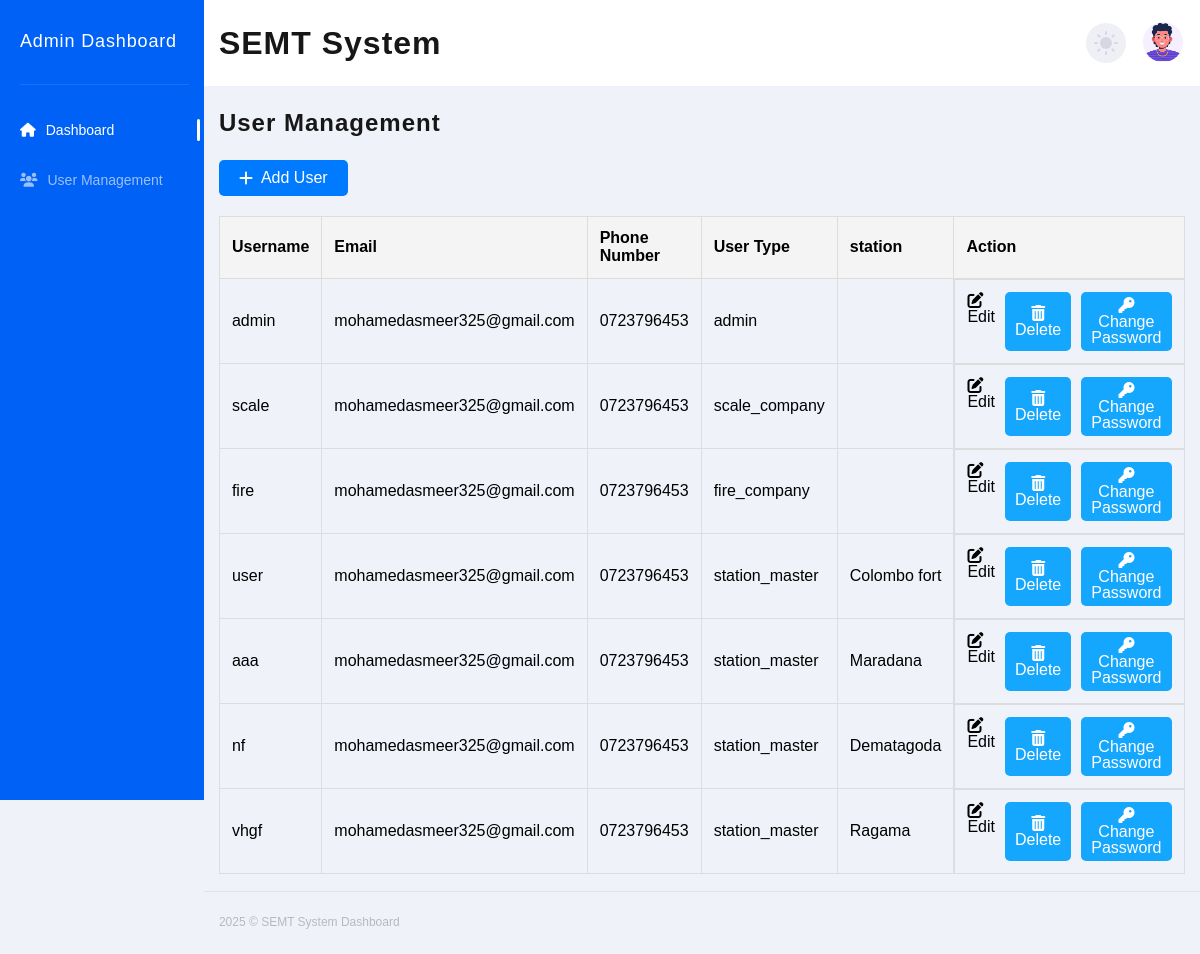
Page /admin/user_management.php (signed in) on the committed database.
### tables this page shows
CREATE TABLE `user` (
  `userid` int(11) NOT NULL,
  `user_name` varchar(255) NOT NULL,
  `password` varchar(255) NOT NULL,
  `email` varchar(255) NOT NULL,
  `phone` varchar(15) NOT NULL,
  `user_type` enum('station_master','fire_company','scale_company','admin') DEFAULT NULL,
  `station` varchar(150) DEFAULT NULL
);

### admin/user_management.php (the view, shortened to what this page needs)
<!DOCTYPE html>
<html lang="en">
<head>
  <link rel="stylesheet" href="https://cdnjs.cloudflare.com/ajax/libs/font-awesome/6.0.0-beta3/css/all.min.css">
  <link rel="stylesheet" href="./css/style.min.css">
</head>
<body>
  <div class="page-flex">
    <?php include("./sidebar.php"); ?>
    <div class="main-wrapper">
      <?php include("navigation_hader.php"); ?>
      <main class="main users chart-page" id="skip-target">
        <div class="container">
          <h2 class="main-title">User Management</h2>
          <a href="signup.php" class="btn-add">
  <i class="fas fa-plus"></i> Add User
</a>
          <?php
          include('include/config.php');
          $userQuery = "SELECT userid, user_name, email, phone, user_type, station FROM user";
          $userResult = $conn->query($userQuery);
          ?>
          <table class="user-table">
            <thead>
              <tr>
                <th>Username</th>
                <th>Email</th>
                <th>Phone Number</th>
                <th>User Type</th>
                <th>station</th>
                <th>Action</th>
              </tr>
            </thead>
            <tbody>
              <?php
              if ($userResult->num_rows > 0) {
                while ($row = $userResult->fetch_assoc()) {
                  echo "<tr>
                          <td>" . htmlspecialchars($row['user_name'] ?? '') . "</td>
<td>" . htmlspecialchars($row['email'] ?? '') . "</td>
<td>" . htmlspecialchars($row['phone'] ?? '') . "</td>
<td>" . htmlspecialchars($row['user_type'] ?? '') . "</td>
<td>" . htmlspecialchars($row['station'] ?? '') . "</td>
                          <td class='action-btn'>
                          <a href='edit_user.php?id=" . $row['userid'] . "' class='edit-btn'><i class='fas fa-edit'></i> Edit</a>
                          <button onclick='deleteUser(" . $row['userid'] . ")'><i class='fas fa-trash-alt'></i> Delete</button>
                           <button onclick='changePassword(" . $row['userid'] . ")'><i class='fas fa-key'></i> Change Password</button>
                        </td>
                        </tr>";
                }
              } else {
                echo "<tr><td colspan='5'>No users found</td></tr>";
              }
              ?>
            </tbody>
          </table>
        </div>
      </main>
      <footer class="footer">
        <div class="container footer--flex">
          <div class="footer-start">
            <p>2025 © SEMT System Dashboard</p>
          </div>
        </div>
      </footer>
    </div>
  </div>
</body>
</html>

### admin/sidebar.php (shortened to what this page needs)
<aside class="sidebar">
    <div class="sidebar-start">
        <div class="sidebar-head">
                <div class="logo-text">
                    <span class="logo-subtitle" style=font-size:18px;>Admin Dashboard</span>
                </div>
        </div>
        <div class="sidebar-body">
            <ul class="sidebar-body-menu">
            <li>
    <a class="active" href="index.php">
        <span class="icon fa fa-home" aria-hidden="true"></span>
        Dashboard
    </a>
</li>
<li>
    <a href="user_management.php">
        <span class="icon fa fa-users" aria-hidden="true"></span>
        User Management
    </a>
</li>
            </ul>
        </div>
    </div>
</aside>

### admin/navigation_hader.php (shortened to what this page needs)
<nav class="main-nav--bg">
  <div class="container main-nav">
    <div class="main-nav-start">
      <h1 style="font-family: Arial, sans-serif">SEMT System</h1>
    </div>
    <div class="main-nav-end">
      <button class="theme-switcher gray-circle-btn" type="button" title="Switch theme">
        <i class="sun-icon" data-feather="sun" aria-hidden="true"></i>
      </button>
      <div class="nav-user-wrapper">
        <button href="##" class="nav-user-btn dropdown-btn" title="My profile" type="button">
          <span class="nav-user-img">
            <picture>
              <source srcset="./img/avatar/avatar-illustrated-02.webp" type="image/webp">
              <img src="./img/avatar/avatar-illustrated-02.png" alt="User name">
            </picture>
          </span>
        </button>
      </div>
    </div>
  </div>
</nav>

### admin/user_management.php (style rules this page uses)
body { font-family: Arial, sans-serif; }
.user-table { width: 100%; border-collapse: collapse; margin-top: 20px; }
.user-table th, .user-table td { padding: 12px; text-align: left; border: 1px solid #ddd; }
.user-table th { background-color: #f4f4f4; font-weight: bold; }
.action-btn { display: flex; gap: 10px; }
.action-btn button { padding: 5px 10px; background-color: #14a7fd; color: white; border: none; border-radius: 5px; cursor: pointer; transition: background-color 0.3s ease; }
.btn-add { display: inline-flex; align-items: center; padding: 10px 20px; background-color: #007bff; color: white; border: none; border-radius: 5px; cursor: pointer; font-size: 16px; transition: background-color 0.3s ease; gap: 8px; }

### rows in the picture
user: user_name "admin", email "mohamedasmeer325@gmail.com", phone "0723796453", user_type "admin"
user: user_name "scale", email "mohamedasmeer325@gmail.com", phone "0723796453", user_type "scale_company"
user: user_name "fire", email "mohamedasmeer325@gmail.com", phone "0723796453", user_type "fire_company"
user: user_name "user", email "mohamedasmeer325@gmail.com", phone "0723796453", user_type "station_master", station "Colombo fort"
user: user_name "aaa", email "mohamedasmeer325@gmail.com", phone "0723796453", user_type "station_master", station "Maradana"
user: user_name "nf", email "mohamedasmeer325@gmail.com", phone "0723796453", user_type "station_master", station "Dematagoda"
user: user_name "vhgf", email "mohamedasmeer325@gmail.com", phone "0723796453", user_type "station_master", station "Ragama"
